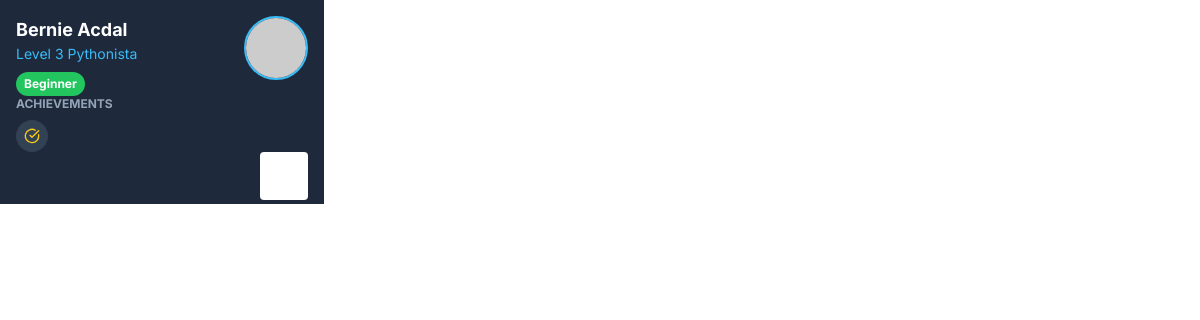
The page /id_card/d2e6dd15-8a50-43af-a0e1-7f7027ab3a88 on the database its author committed.
### tables this page shows
CREATE TABLE users (
    id INTEGER PRIMARY KEY AUTOINCREMENT,
    username TEXT NOT NULL UNIQUE,
    password TEXT NOT NULL,
    student_code TEXT NOT NULL UNIQUE,
    first_name TEXT NOT NULL,
    last_name TEXT NOT NULL,
    middle_name TEXT,
    profile_image TEXT, -- Base64 image data
    is_admin INTEGER NOT NULL DEFAULT 0,
    level INTEGER NOT NULL DEFAULT 1,
    xp INTEGER NOT NULL DEFAULT 0
);

CREATE TABLE achievements (
    id INTEGER PRIMARY KEY AUTOINCREMENT,
    name TEXT NOT NULL,
    description TEXT NOT NULL,
    icon TEXT NOT NULL
);

### app.py (the view)
@app.route('/id_card/<student_code>')
def id_card(student_code):
    conn = get_db_connection()
    user = conn.execute('SELECT * FROM users WHERE student_code = ?', (student_code,)).fetchone()
    if not user:
        return "User not found", 404
    proficiency_raw = conn.execute('SELECT * FROM student_topic_mastery WHERE user_id = ?', (user['id'],)).fetchall()
    total_xp = sum(topic['xp'] for topic in proficiency_raw)
    total_possible_xp = len(proficiency_raw) * XP_TO_LEVEL_UP if proficiency_raw else 0
    overall_percentage = (total_xp / total_possible_xp) * 100 if total_possible_xp > 0 else 0
    proficiency_level, proficiency_color_text, proficiency_color_bg = get_proficiency_level(overall_percentage)
    achievements = conn.execute('''
        SELECT a.name, a.icon FROM achievements a
        JOIN student_achievements sa ON a.id = sa.achievement_id
        WHERE sa.user_id = ?
    ''', (user['id'],)).fetchall()
    conn.close()
    return render_template('student/id_card.html',
                           user=user,
                           proficiency_level=proficiency_level,
                           proficiency_color_bg=proficiency_color_bg,
                           achievements=achievements)

### app.py (called while the page is built)
def get_db_connection():
    conn = sqlite3.connect('pypath.db', check_same_thread=False, detect_types=sqlite3.PARSE_DECLTYPES | sqlite3.PARSE_COLNAMES)
    conn.row_factory = sqlite3.Row
    return conn

def get_proficiency_level(percentage):
    if percentage >= 85: return "Proficient", "text-green-500", "bg-green-500"
    elif percentage >= 60: return "Intermediate", "text-yellow-500", "bg-yellow-500"
    else: return "Beginner", "text-red-500", "bg-red-500"

### templates/student/id_card.html (shortened to what this page needs)
<!DOCTYPE html>
<html lang="en">
<head>
    <script src="https://cdn.tailwindcss.com"></script>
</head>
<body class="bg-white">
    <div class="w-[3.375in] h-[2.125in] p-4 bg-slate-800 text-white flex flex-col justify-between">
        <div class="flex justify-between items-start">
            <div>
                <h1 class="text-lg font-bold">{{ user.first_name }} {{ user.last_name }}</h1>
                <p class="text-sky-400 text-sm">Level {{ user.level }} Pythonista</p>
                <div class="mt-2 px-2 py-1 bg-green-500 text-white text-xs font-bold rounded-full inline-block">
                    {{ proficiency_level }}
                </div>
            </div>
            <div class="flex-shrink-0">
                <img src="{{ user.profile_image or 'https://placehold.co/64x64/7dd3fc/0c4a6e?text=' + (user.first_name[0] if user.first_name else 'P') }}" alt="Profile Image" class="w-16 h-16 rounded-full border-2 border-sky-400 object-cover">
            </div>
        </div>
        <div>
            <h2 class="text-xs font-bold uppercase text-slate-400 mb-2">Achievements</h2>
            <div class="flex space-x-2">
                {% for achievement in achievements %}
                    <div class="w-8 h-8 bg-slate-700 rounded-full flex items-center justify-center" title="{{ achievement.name }}">
                        <i data-lucide="{{ achievement.icon }}" class="w-4 h-4 text-yellow-400"></i>
                    </div>
                {% else %}
                    <p class="text-xs text-slate-500">No badges earned yet.</p>
                {% endfor %}
            </div>
        </div>
        <div class="flex justify-end">
             <div id="qrcode" class="w-12 h-12 bg-white p-1 rounded"></div>
        </div>
    </div>
</body>
</html>

### templates/student/id_card.html (style rules this page uses)
body { font-family: 'Inter', sans-serif; }

### rows shown on the page
users: first_name "Bernie", last_name "Acdal", level "3"

### other values the page prints
{{ proficiency_level }} "Beginner"
